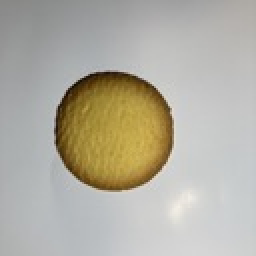
#> input picture 画像処理/色特徴量/cookie1.jpg, 128 x 128 px (shown 2 times larger)
$ python a.py
#> lines starting #> are read from the running program, lines starting #| are printed output that depends on the picture
### コラボラトリー
# !pip install japanize_matplotlib

import pandas as pd
import matplotlib.pyplot as plt
import japanize_matplotlib
import numpy as np
import cv2

# 画像読み込み
img1 = cv2.imread('cookie1.jpg')
#> img1 is the input picture: shape (128, 128, 3); mean B, G, R 162.3, 174.6, 178.2
img2 = cv2.imread('senbei1.jpg')
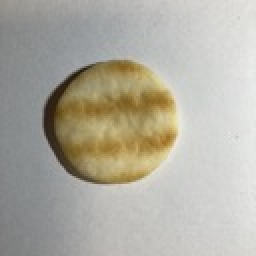
#> input picture 画像処理/色特徴量/senbei1.jpg, 128 x 128 px (shown 2 times larger)
#> img2 is the input picture: shape (128, 128, 3); mean B, G, R 161.8, 173.1, 176.3

# 画像表示
plt.imshow(cv2.cvtColor(img1, cv2.COLOR_BGR2RGB))

# 画像表示
plt.imshow(cv2.cvtColor(img2, cv2.COLOR_BGR2RGB))

#######################
######### 特徴量 関数
########################
def analyze_rgb(image):
  image_rgb = cv2.cvtColor(image, cv2.COLOR_BGR2RGB)


  pixel_values = image_rgb.reshape(-1, 3)

  ###### RGB の集計 ,
  r_mean = np.mean(pixel_values[:, 0])
#> r_mean = 178.2
  g_mean = np.mean(pixel_values[:, 1])
#> g_mean = 174.6
  b_mean = np.mean(pixel_values[:, 2])
#> b_mean = 162.3

  r_variance = np.var(pixel_values[:, 0])
#> r_variance = 768.8
  g_variance = np.var(pixel_values[:, 1])
#> g_variance = 1136.1
  b_variance = np.var(pixel_values[:, 2])
#> b_variance = 2919

  r_median = np.median(pixel_values[:, 0])
#> r_median = 182
  g_median = np.median(pixel_values[:, 1])
#> g_median = 182
  b_median = np.median(pixel_values[:, 2])
#> b_median = 182

  return {'mean': {'R': r_mean, 'G':g_mean, 'B':b_mean},
          'variance': {'R': r_variance, 'G':g_variance, 'B':b_variance},
          'median': {'R': r_median, 'G':g_median, 'B':b_median}
          }

### 関数実行
analysis_img1 = analyze_rgb(img1)
#> analysis_img1 = 3 items
analysis_img2 = analyze_rgb(img2)
#> analysis_img2 = 3 items

###########################
######### 特徴量の可視化 ※グラフで値表示
###########################
fig, axes = plt.subplots(1, 3, figsize=(15, 5))

colors = ['red', 'green', 'blue']
labels = ['R', 'G', 'B']

x = np.arange(len(labels))
width = 0.35

label1 = "クッキー"
label2 = "おせんべい"

rects1 = axes[0].bar(x - width/2, [analysis_img1['mean'][color] for color in labels], width, label=label1)
rects2 = axes[0].bar(x + width/2, [analysis_img2['mean'][color] for color in labels], width, label=label2)

axes[0].set_ylabel('Mean')
axes[0].set_title('Mean Comparison')
axes[0].set_xticks(x, labels)
axes[0].legend()

rects1 = axes[1].bar(x - width/2, [analysis_img1['variance'][color] for color in labels], width, label=label1)
rects2 = axes[1].bar(x + width/2, [analysis_img2['variance'][color] for color in labels], width, label=label2)

axes[1].set_ylabel('Variance')
axes[1].set_title('Variance Comparison')
axes[1].set_xticks(x, labels)
axes[1].legend()

rects1 = axes[2].bar(x - width/2, [analysis_img1['median'][color] for color in labels], width, label=label1)
rects2 = axes[2].bar(x + width/2, [analysis_img2['median'][color] for color in labels], width, label=label2)

axes[2].set_ylabel('Median')
axes[2].set_title('Median Comparison')
axes[2].set_xticks(x, labels)
axes[2].legend()

plt.tight_layout()
plt.show()
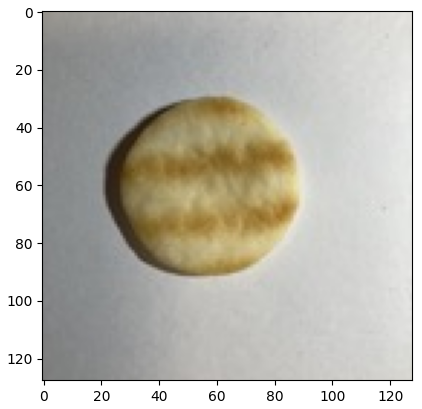
#> figure drawn by matplotlib, 1 panel
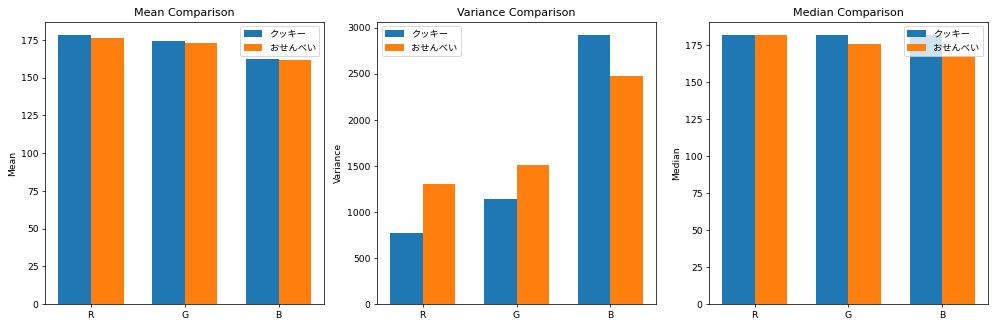
#> figure drawn by matplotlib, 3 panels; panel 1: tallest bar 178.2 high, from x = -0.35 to 0; panel 1: tallest bar 176.3 high, from x = 2.78e-17 to 0.35; panel 2: tallest bar 2919 high, from x = 1.65 to 2; panel 2: tallest bar 2475.4 high, from x = 2 to 2.35
